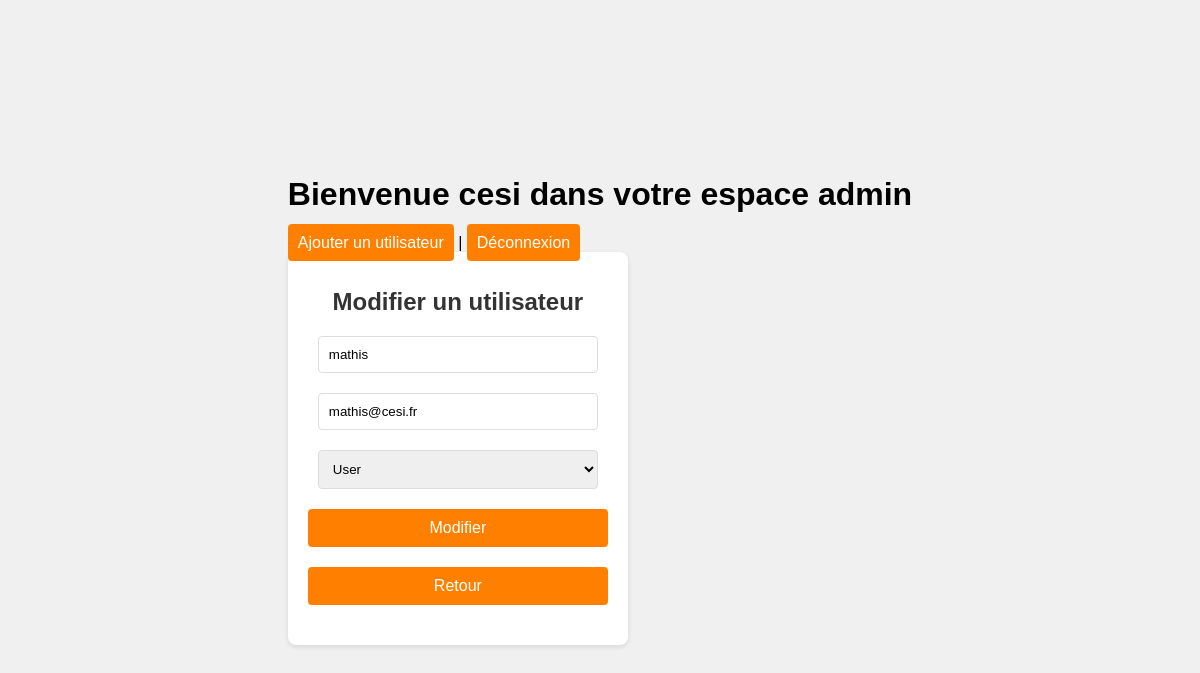
The page /admin/home.php?edit_id=3 (signed in) on the database its author committed.
### tables this page shows
CREATE TABLE `user` (
  `id` int(11) NOT NULL,
  `username` varchar(100) NOT NULL,
  `email` varchar(100) NOT NULL,
  `type` varchar(100) NOT NULL,
  `password` varchar(100) NOT NULL
);

### admin/home.php (the view, shortened to what this page needs)
<?php
require('../config.php');
?>
<!DOCTYPE html>
<html lang="fr">
<head>
  <link rel="stylesheet" href="../style.css" />
</head>
<body>
    <div class="sucess">
    <h1>Bienvenue <?php echo $_SESSION['username']; ?> dans votre espace admin</h1>
      <a href="add_user.php" class='box-button'>Ajouter un utilisateur</a> |
      <a href="../logout.php" class='box-button'>Déconnexion</a>
  <div>
<?php
  if (isset($_REQUEST['id'], $_REQUEST['username'], $_REQUEST['email'], $_REQUEST['type'])) {
  $id = stripslashes($_REQUEST['id']);
  $id = mysqli_real_escape_string($conn, $id);
  $username = stripslashes($_REQUEST['username']);
  $username = mysqli_real_escape_string($conn, $username);
  $email = stripslashes($_REQUEST['email']);
  $email = mysqli_real_escape_string($conn, $email);
  $type = stripslashes($_REQUEST['type']);
  $type = mysqli_real_escape_string($conn, $type);
  $req = "UPDATE `user` SET
            username='$username',
            email='$email',
            type='$type'
            WHERE id='$id'";
  $res = mysqli_query($conn, $req);
  if($res) {
    echo "<div class='success'>
          <h3>L'utilisateur a été mis à jour avec succès.</h3>
          <p>Cliquez <a href='home.php'>ici</a> pour retourner à la page d'accueil</p>
          </div>";
  }
} else if (isset($_GET['edit_id'])) {
  $id = stripslashes($_GET['edit_id']);
  $id = mysqli_real_escape_string($conn, $id);
  $req = "SELECT * FROM `user` WHERE id='$id'";
  $result = mysqli_query($conn, $req);
  $user = mysqli_fetch_assoc($result);
?>
<form class="box" action="" method="post">
  <h1 class="box-titre">Modifier un utilisateur</h1>
  <input type="text" class="box-input" name="username" placeholder="Nom d'utilisateur" value="<?php echo $user['username']; ?>" required />
  <input type="text" class="box-input" name="email" placeholder="Email" value="<?php echo $user['email']; ?>" required />
  <div>
    <select class="box-input" name="type" id="type" required>
      <option value="user" <?php if ($user['type'] == 'user') echo 'selected'; ?>>User</option>
    </select>
  </div>
  <input type="submit" name="submit" value="Modifier" class="box-button" />
  <input type="button" name="return" onclick="window.location.href = './home.php'" value="Retour" class="box-button" />
</form>
<?php
} else if (isset($_GET['delete_id'])) {
  $id = stripslashes($_GET['delete_id']);
  $id = mysqli_real_escape_string($conn, $id);
  $req = "DELETE FROM `user` WHERE id='$id'";
  $res = mysqli_query($conn, $req);
  if ($res) {
    echo "<div class='success'>
          <h3>L'utilisateur a été supprimé avec succès.</h3>
          <p>Cliquez <a href='home.php'>ici</a> pour retourner à la page d'accueil</p>
    </div>";
  } else {
    echo "<div class='error'>
          <h3>Erreur lors de la suppression de l'utilisateur.</h3>
          <p>Cliquez <a href='home.php'>ici</a> pour retourner à la page d'accueil</p>
    </div>";
  }
}
?>
</body>
</html>

### style.css (style rules this page uses)
body { font-family: Arial, sans-serif; background-color: #f0f0f0; display: flex; justify-content: center; align-items: center; height: 100vh; margin: 0; }
.box { background: #fff; padding: 20px; border-radius: 8px; box-shadow: 0 2px 5px rgba(0, 0, 0, 0.1); width: 300px; text-align: center; }
.box-titre { font-size: 24px; margin-bottom: 20px; color: #333; }
.box-input { width: calc(100% - 20px); padding: 10px; margin-bottom: 20px; border: 1px solid #ddd; border-radius: 4px; box-sizing: border-box; }
.box-button { width: 100%; margin-bottom: 20px; padding: 10px; background-color: #ff8000; border: none; border-radius: 4px; color: #fff; font-size: 16px; cursor: pointer; transition: background-color 0.3s ease; text-decoration: none; }

### rows shown on the page
user: username "mathis", email "mathis@cesi.fr", type "User"

### other values the page prints
$_SESSION['username'] "cesi"
